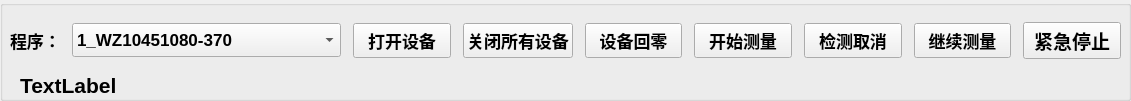
     <widget class="QGroupBox" name="autoDeviceControl">
      <property name="geometry">
       <rect>
        <x>20</x>
        <y>30</y>
        <width>1131</width>
        <height>101</height>
       </rect>
      </property>
      <property name="font">
       <font>
        <pointsize>13</pointsize>
        <weight>50</weight>
        <bold>false</bold>
       </font>
      </property>
      <property name="title">
       <string/>
      </property>
      <property name="flat">
       <bool>false</bool>
      </property>
      <widget class="QLabel" name="deviceInf">
       <property name="geometry">
        <rect>
         <x>20</x>
         <y>60</y>
         <width>1111</width>
         <height>51</height>
        </rect>
       </property>
       <property name="font">
        <font>
         <pointsize>16</pointsize>
         <weight>75</weight>
         <bold>true</bold>
        </font>
       </property>
       <property name="text">
        <string>TextLabel</string>
       </property>
      </widget>
      <widget class="QWidget" name="layoutWidget">
       <property name="geometry">
        <rect>
         <x>10</x>
         <y>20</y>
         <width>1111</width>
         <height>41</height>
        </rect>
       </property>
       <layout class="QHBoxLayout" name="horizontalLayout">
        <property name="spacing">
         <number>12</number>
        </property>
        <item>
         <widget class="QLabel" name="label_19">
          <property name="maximumSize">
           <size>
            <width>50</width>
            <height>16777215</height>
           </size>
          </property>
          <property name="font">
           <font>
            <pointsize>13</pointsize>
            <weight>75</weight>
            <bold>true</bold>
           </font>
          </property>
          <property name="text">
           <string>程序：</string>
          </property>
         </widget>
        </item>
        <item>
         <widget class="QComboBox" name="programNumber">
          <property name="minimumSize">
           <size>
            <width>90</width>
            <height>34</height>
           </size>
          </property>
          <property name="font">
           <font>
            <pointsize>13</pointsize>
            <weight>75</weight>
            <bold>true</bold>
           </font>
          </property>
          <property name="maxVisibleItems">
           <number>14</number>
          </property>
          <property name="iconSize">
           <size>
            <width>50</width>
            <height>16</height>
           </size>
          </property>
          <item>
           <property name="text">
            <string>1_WZ10451080-370</string>
           </property>
          </item>
          <item>
           <property name="text">
            <string>螺纹教学</string>
           </property>
          </item>
          <item>
           <property name="text">
            <string>2_WZ10151107-340</string>
           </property>
          </item>
          <item>
           <property name="text">
            <string>3_WZ10151107-141</string>
           </property>
          </item>
          <item>
           <property name="text">
            <string>4_WZ10441112-290</string>
           </property>
          </item>
          <item>
           <property name="text">
            <string>5_WZ10451080-220</string>
           </property>
          </item>
          <item>
           <property name="text">
            <string>6_WZ10441112-155</string>
           </property>
          </item>
          <item>
           <property name="text">
            <string>7_WZ2015001-80</string>
           </property>
          </item>
          <item>
           <property name="text">
            <string>8_KF71-53-009-140</string>
           </property>
          </item>
          <item>
           <property name="text">
            <string>9_WZ10-11-2006-430</string>
           </property>
          </item>
          <item>
           <property name="text">
            <string>标准台阶轴全尺寸</string>
           </property>
          </item>
          <item>
           <property name="text">
            <string>WZ10451080-370-1</string>
           </property>
          </item>
          <item>
           <property name="text">
            <string>WZ10451080-370-2</string>
           </property>
          </item>
          <item>
           <property name="text">
            <string>WZ10451080-370-3</string>
           </property>
          </item>
          <item>
           <property name="text">
            <string>XD-WZ10451080-370</string>
           </property>
          </item>
          <item>
           <property name="text">
            <string>WZ10451080-ceshi</string>
           </property>
          </item>
          <item>
           <property name="text">
            <string>WZ10151107-160-1</string>
           </property>
          </item>
          <item>
           <property name="text">
            <string>WZ10151107-HJC</string>
           </property>
          </item>
          <item>
           <property name="text">
            <string>Z82292121270-HJC</string>
           </property>
          </item>
          <item>
           <property name="text">
            <string>KF7153009-230</string>
           </property>
          </item>
          <item>
           <property name="text">
            <string>STANDARDAXIS-HJC</string>
           </property>
          </item>
          <item>
           <property name="text">
            <string>21_WJ10H131035A-160</string>
           </property>
          </item>
          <item>
           <property name="text">
            <string>luowen-xd</string>
           </property>
          </item>
          <item>
           <property name="text">
            <string>luowwen-ldx</string>
           </property>
          </item>
          <item>
           <property name="text">
            <string>LUOWEN-HJC</string>
           </property>
          </item>
          <item>
           <property name="text">
            <string>25_WZ10112006-190</string>
           </property>
          </item>
          <item>
           <property name="text">
            <string>26_WJ10H131035A-CUCAODU</string>
           </property>
          </item>
          <item>
           <property name="text">
            <string>27_S100153028</string>
           </property>
          </item>
          <item>
           <property name="text">
            <string>28_J644123B-210</string>
           </property>
          </item>
          <item>
           <property name="text">
            <string>29_WZ10442111-90</string>
           </property>
          </item>
          <item>
           <property name="text">
            <string>30_Z911301G-190</string>
           </property>
          </item>
          <item>
           <property name="text">
            <string>31_J644124B-260</string>
           </property>
          </item>
          <item>
           <property name="text">
            <string>32_WZ10442111-100</string>
           </property>
          </item>
          <item>
           <property name="text">
            <string>33_J644123B-260</string>
           </property>
          </item>
          <item>
           <property name="text">
            <string>34_S100453017-180</string>
           </property>
          </item>
          <item>
           <property name="text">
            <string>35_WJ9A73041-270-螺纹跳动</string>
           </property>
          </item>
          <item>
           <property name="text">
            <string>36_WJ10H131035-粗糙度检验</string>
           </property>
          </item>
          <item>
           <property name="text">
            <string>37_J6D66508-660</string>
           </property>
          </item>
          <item>
           <property name="text">
            <string>38_J644123B-175</string>
           </property>
          </item>
          <item>
           <property name="text">
            <string>39_J644124B-260</string>
           </property>
          </item>
          <item>
           <property name="text">
            <string>40_J644124B-210</string>
           </property>
          </item>
          <item>
           <property name="text">
            <string>41_J644124B-175</string>
           </property>
          </item>
          <item>
           <property name="text">
            <string>42_SDK试验</string>
           </property>
          </item>
          <item>
           <property name="text">
            <string>43_空程序</string>
           </property>
          </item>
          <item>
           <property name="text">
            <string>44_空程序</string>
           </property>
          </item>
          <item>
           <property name="text">
            <string>45_空程序</string>
           </property>
          </item>
          <item>
           <property name="text">
            <string>46_空程序</string>
           </property>
          </item>
          <item>
           <property name="text">
            <string>47_空程序</string>
           </property>
          </item>
          <item>
           <property name="text">
            <string>48_空程序</string>
           </property>
          </item>
          <item>
           <property name="text">
            <string>49_空程序</string>
           </property>
          </item>
          <item>
           <property name="text">
            <string>50_空程序</string>
           </property>
          </item>
          <item>
           <property name="text">
            <string>51_空程序</string>
           </property>
          </item>
          <item>
           <property name="text">
            <string>52_空程序</string>
           </property>
          </item>
          <item>
           <property name="text">
            <string>53_空程序</string>
           </property>
          </item>
          <item>
           <property name="text">
            <string>54_空程序</string>
           </property>
          </item>
          <item>
           <property name="text">
            <string>55_空程序</string>
           </property>
          </item>
          <item>
           <property name="text">
            <string>56_空程序</string>
           </property>
          </item>
          <item>
           <property name="text">
            <string>57_空程序</string>
           </property>
          </item>
          <item>
           <property name="text">
            <string>58_空程序</string>
           </property>
          </item>
          <item>
           <property name="text">
            <string>59_空程序</string>
           </property>
          </item>
          <item>
           <property name="text">
            <string>60_空程序</string>
           </property>
          </item>
          <item>
           <property name="text">
            <string>61_空程序</string>
           </property>
          </item>
          <item>
           <property name="text">
            <string>62_空程序</string>
           </property>
          </item>
          <item>
           <property name="text">
            <string>63_空程序</string>
           </property>
          </item>
          <item>
           <property name="text">
            <string>64_空程序</string>
           </property>
          </item>
          <item>
           <property name="text">
            <string>65_空程序</string>
           </property>
          </item>
          <item>
           <property name="text">
            <string>66_空程序</string>
           </property>
          </item>
          <item>
           <property name="text">
            <string>67_空程序</string>
           </property>
          </item>
          <item>
           <property name="text">
            <string>68_空程序</string>
           </property>
          </item>
          <item>
           <property name="text">
            <string>69_空程序</string>
           </property>
          </item>
          <item>
           <property name="text">
            <string>70_空程序</string>
           </property>
          </item>
          <item>
           <property name="text">
            <string>71_空程序</string>
           </property>
          </item>
          <item>
           <property name="text">
            <string>72_空程序</string>
           </property>
          </item>
          <item>
           <property name="text">
            <string>73_空程序</string>
           </property>
          </item>
          <item>
           <property name="text">
            <string>74_空程序</string>
           </property>
          </item>
          <item>
           <property name="text">
            <string>75_空程序</string>
           </property>
          </item>
          <item>
           <property name="text">
            <string>76_空程序</string>
           </property>
          </item>
          <item>
           <property name="text">
            <string>77_空程序</string>
           </property>
          </item>
          <item>
           <property name="text">
            <string>78_空程序</string>
           </property>
          </item>
          <item>
           <property name="text">
            <string>79_空程序</string>
           </property>
          </item>
          <item>
           <property name="text">
            <string>80_空程序</string>
           </property>
          </item>
          <item>
           <property name="text">
            <string>81_空程序</string>
           </property>
          </item>
          <item>
           <property name="text">
            <string>82_空程序</string>
           </property>
          </item>
          <item>
           <property name="text">
            <string>83_空程序</string>
           </property>
          </item>
          <item>
           <property name="text">
            <string>84_空程序</string>
           </property>
          </item>
          <item>
           <property name="text">
            <string>85_空程序</string>
           </property>
          </item>
          <item>
           <property name="text">
            <string>86_空程序</string>
           </property>
          </item>
          <item>
           <property name="text">
            <string>87_空程序</string>
           </property>
          </item>
          <item>
           <property name="text">
            <string>88_空程序</string>
           </property>
          </item>
          <item>
           <property name="text">
            <string>89_空程序</string>
           </property>
          </item>
          <item>
           <property name="text">
            <string>90_空程序</string>
           </property>
          </item>
          <item>
           <property name="text">
            <string>91_空程序</string>
           </property>
          </item>
          <item>
           <property name="text">
            <string>92_空程序</string>
           </property>
          </item>
          <item>
           <property name="text">
            <string>93_空程序</string>
           </property>
          </item>
          <item>
           <property name="text">
            <string>94_空程序</string>
           </property>
          </item>
          <item>
           <property name="text">
            <string>95_空程序</string>
           </property>
          </item>
          <item>
           <property name="text">
            <string>96_空程序</string>
           </property>
          </item>
          <item>
           <property name="text">
            <string>97_空程序</string>
           </property>
          </item>
          <item>
           <property name="text">
            <string>98_空程序</string>
           </property>
          </item>
          <item>
           <property name="text">
            <string>99_空程序</string>
           </property>
          </item>
         </widget>
        </item>
        <item>
         <widget class="QPushButton" name="openAllDevice">
          <property name="minimumSize">
           <size>
            <width>0</width>
            <height>35</height>
           </size>
          </property>
          <property name="font">
           <font>
            <family>Microsoft YaHei UI</family>
            <pointsize>13</pointsize>
            <weight>75</weight>
            <bold>true</bold>
           </font>
          </property>
          <property name="text">
           <string>打开设备</string>
          </property>
         </widget>
        </item>
        <item>
         <widget class="QPushButton" name="closeAllDevice">
          <property name="minimumSize">
           <size>
            <width>0</width>
            <height>35</height>
           </size>
          </property>
          <property name="font">
           <font>
            <family>Microsoft YaHei UI</family>
            <pointsize>13</pointsize>
            <weight>75</weight>
            <bold>true</bold>
           </font>
          </property>
          <property name="text">
           <string>关闭所有设备</string>
          </property>
         </widget>
        </item>
        <item>
         <widget class="QPushButton" name="allAxisGoHome">
          <property name="minimumSize">
           <size>
            <width>0</width>
            <height>35</height>
           </size>
          </property>
          <property name="font">
           <font>
            <family>Microsoft YaHei UI</family>
            <pointsize>13</pointsize>
            <weight>75</weight>
            <bold>true</bold>
           </font>
          </property>
          <property name="text">
           <string>设备回零</string>
          </property>
         </widget>
        </item>
        <item>
         <widget class="QPushButton" name="startAutoMearsurement">
          <property name="minimumSize">
           <size>
            <width>0</width>
            <height>35</height>
           </size>
          </property>
          <property name="font">
           <font>
            <family>Microsoft YaHei UI</family>
            <pointsize>13</pointsize>
            <weight>75</weight>
            <bold>true</bold>
           </font>
          </property>
          <property name="text">
           <string>开始测量</string>
          </property>
         </widget>
        </item>
        <item>
         <widget class="QPushButton" name="measureCancel">
          <property name="minimumSize">
           <size>
            <width>0</width>
            <height>35</height>
           </size>
          </property>
          <property name="font">
           <font>
            <family>Microsoft YaHei UI</family>
            <pointsize>13</pointsize>
            <weight>75</weight>
            <bold>true</bold>
           </font>
          </property>
          <property name="text">
           <string>检测取消</string>
          </property>
         </widget>
        </item>
        <item>
         <widget class="QPushButton" name="programConfirm">
          <property name="minimumSize">
           <size>
            <width>0</width>
            <height>35</height>
           </size>
          </property>
          <property name="font">
           <font>
            <family>Microsoft YaHei UI</family>
            <pointsize>13</pointsize>
            <weight>75</weight>
            <bold>true</bold>
           </font>
          </property>
          <property name="text">
           <string>继续测量</string>
          </property>
         </widget>
        </item>
        <item>
         <widget class="QPushButton" name="urgrentStopMearsure">
          <property name="minimumSize">
           <size>
            <width>0</width>
            <height>35</height>
           </size>
          </property>
          <property name="font">
           <font>
            <family>Microsoft YaHei UI</family>
            <pointsize>14</pointsize>
            <weight>75</weight>
            <bold>true</bold>
           </font>
          </property>
          <property name="text">
           <string>紧急停止</string>
          </property>
         </widget>
        </item>
       </layout>
      </widget>
     </widget>
